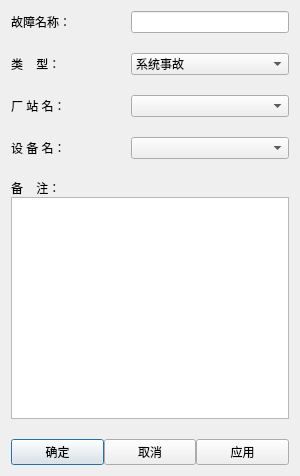
<?xml version="1.0" encoding="UTF-8"?>
<ui version="4.0">
 <class>CFaultAddTable</class>
 <widget class="QDialog" name="CFaultAddTable">
  <property name="geometry">
   <rect>
    <x>0</x>
    <y>0</y>
    <width>300</width>
    <height>476</height>
   </rect>
  </property>
  <property name="windowTitle">
   <string>添加故障</string>
  </property>
  <layout class="QGridLayout" name="gridLayout">
   <property name="verticalSpacing">
    <number>20</number>
   </property>
   <item row="0" column="0">
    <layout class="QHBoxLayout" name="horizontalLayout">
     <item>
      <widget class="QLabel" name="label">
       <property name="minimumSize">
        <size>
         <width>120</width>
         <height>0</height>
        </size>
       </property>
       <property name="maximumSize">
        <size>
         <width>120</width>
         <height>16777215</height>
        </size>
       </property>
       <property name="styleSheet">
        <string notr="true">font: 12pt &quot;宋体&quot;;</string>
       </property>
       <property name="text">
        <string>故障名称：</string>
       </property>
      </widget>
     </item>
     <item>
      <widget class="QLineEdit" name="editName"/>
     </item>
    </layout>
   </item>
   <item row="1" column="0">
    <layout class="QHBoxLayout" name="horizontalLayout_2">
     <item>
      <widget class="QLabel" name="label_2">
       <property name="minimumSize">
        <size>
         <width>120</width>
         <height>0</height>
        </size>
       </property>
       <property name="maximumSize">
        <size>
         <width>120</width>
         <height>16777215</height>
        </size>
       </property>
       <property name="styleSheet">
        <string notr="true">font: 12pt &quot;宋体&quot;;</string>
       </property>
       <property name="text">
        <string>类    型：</string>
       </property>
      </widget>
     </item>
     <item>
      <widget class="QComboBox" name="editType">
       <item>
        <property name="text">
         <string>系统事故</string>
        </property>
       </item>
       <item>
        <property name="text">
         <string>线路设备事故</string>
        </property>
       </item>
       <item>
        <property name="text">
         <string>主变设备事故</string>
        </property>
       </item>
       <item>
        <property name="text">
         <string>机组设备事故</string>
        </property>
       </item>
       <item>
        <property name="text">
         <string>厂用电事故</string>
        </property>
       </item>
       <item>
        <property name="text">
         <string>直流事故</string>
        </property>
       </item>
       <item>
        <property name="text">
         <string>公用设备事故</string>
        </property>
       </item>
       <item>
        <property name="text">
         <string>机械设备事故</string>
        </property>
       </item>
       <item>
        <property name="text">
         <string>其他设备事故</string>
        </property>
       </item>
      </widget>
     </item>
    </layout>
   </item>
   <item row="2" column="0">
    <layout class="QHBoxLayout" name="horizontalLayout_3">
     <item>
      <widget class="QLabel" name="label_3">
       <property name="minimumSize">
        <size>
         <width>120</width>
         <height>0</height>
        </size>
       </property>
       <property name="maximumSize">
        <size>
         <width>120</width>
         <height>16777215</height>
        </size>
       </property>
       <property name="styleSheet">
        <string notr="true">font: 12pt &quot;宋体&quot;;</string>
       </property>
       <property name="text">
        <string>厂 站 名：</string>
       </property>
      </widget>
     </item>
     <item>
      <widget class="QComboBox" name="editStation"/>
     </item>
    </layout>
   </item>
   <item row="3" column="0">
    <layout class="QHBoxLayout" name="horizontalLayout_4">
     <item>
      <widget class="QLabel" name="label_4">
       <property name="minimumSize">
        <size>
         <width>120</width>
         <height>0</height>
        </size>
       </property>
       <property name="maximumSize">
        <size>
         <width>120</width>
         <height>16777215</height>
        </size>
       </property>
       <property name="styleSheet">
        <string notr="true">font: 12pt &quot;宋体&quot;;</string>
       </property>
       <property name="text">
        <string>设 备 名：</string>
       </property>
      </widget>
     </item>
     <item>
      <widget class="QComboBox" name="editDev"/>
     </item>
    </layout>
   </item>
   <item row="4" column="0">
    <layout class="QVBoxLayout" name="verticalLayout">
     <item>
      <widget class="QLabel" name="label_5">
       <property name="styleSheet">
        <string notr="true">font: 12pt &quot;宋体&quot;;</string>
       </property>
       <property name="text">
        <string>备    注：</string>
       </property>
      </widget>
     </item>
     <item>
      <widget class="QTextEdit" name="editRemark"/>
     </item>
    </layout>
   </item>
   <item row="5" column="0">
    <layout class="QHBoxLayout" name="horizontalLayout_5">
     <item>
      <widget class="QPushButton" name="buttonEnter">
       <property name="styleSheet">
        <string notr="true">font: 12pt &quot;宋体&quot;;</string>
       </property>
       <property name="text">
        <string>确定</string>
       </property>
      </widget>
     </item>
     <item>
      <widget class="QPushButton" name="buttonExit">
       <property name="styleSheet">
        <string notr="true">font: 12pt &quot;宋体&quot;;</string>
       </property>
       <property name="text">
        <string>取消</string>
       </property>
      </widget>
     </item>
     <item>
      <widget class="QPushButton" name="buttonApply">
       <property name="styleSheet">
        <string notr="true">font: 12pt &quot;宋体&quot;;</string>
       </property>
       <property name="text">
        <string>应用</string>
       </property>
      </widget>
     </item>
    </layout>
   </item>
  </layout>
 </widget>
 <tabstops>
  <tabstop>editName</tabstop>
  <tabstop>editRemark</tabstop>
  <tabstop>buttonApply</tabstop>
  <tabstop>buttonExit</tabstop>
 </tabstops>
 <resources/>
 <connections>
  <connection>
   <sender>buttonExit</sender>
   <signal>clicked()</signal>
   <receiver>CFaultAddTable</receiver>
   <slot>reject()</slot>
   <hints>
    <hint type="sourcelabel">
     <x>280</x>
     <y>350</y>
    </hint>
    <hint type="destinationlabel">
     <x>174</x>
     <y>194</y>
    </hint>
   </hints>
  </connection>
 </connections>
</ui>
